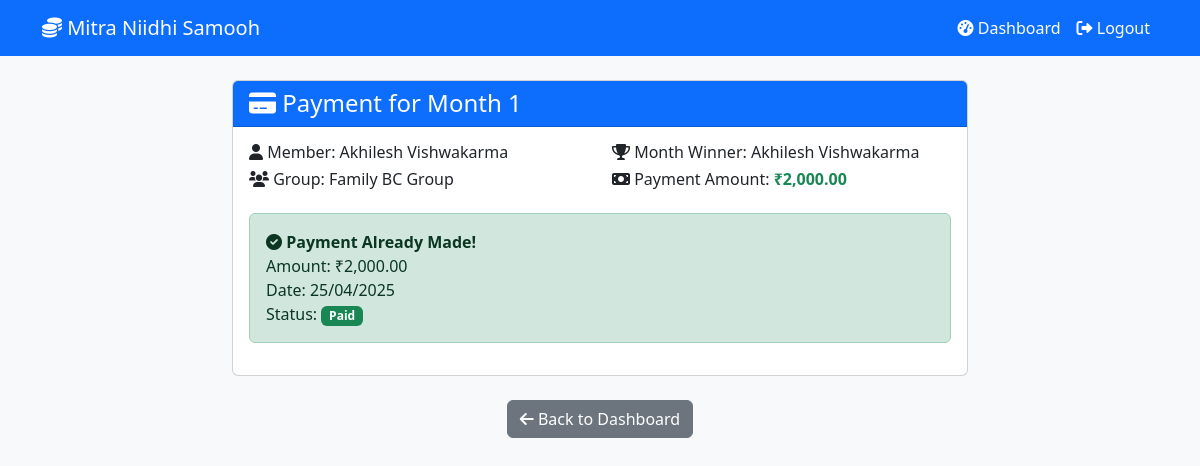
The page /member_payment.php?month=1 (signed in) on the database its author committed.
### tables this page shows
CREATE TABLE members (
    id INT AUTO_INCREMENT PRIMARY KEY,
    group_id INT NOT NULL,
    member_name VARCHAR(100) NOT NULL,
    member_number INT NOT NULL,
    username VARCHAR(50),
    password VARCHAR(255),
    phone VARCHAR(15),
    email VARCHAR(100),
    status ENUM('active', 'inactive') DEFAULT 'active',
    created_at TIMESTAMP DEFAULT CURRENT_TIMESTAMP,
    FOREIGN KEY (group_id) REFERENCES bc_groups(id) ON DELETE CASCADE,
    UNIQUE KEY unique_member_per_group (group_id, member_number),
    UNIQUE KEY unique_username (username)
);

CREATE TABLE bc_groups (
    id INT AUTO_INCREMENT PRIMARY KEY,
    group_name VARCHAR(100) NOT NULL,
    total_members INT NOT NULL,
    monthly_contribution DECIMAL(10,2) NOT NULL,
    total_monthly_collection DECIMAL(10,2) NOT NULL,
    start_date DATE NOT NULL,
    status ENUM('active', 'completed') DEFAULT 'active',
    created_at TIMESTAMP DEFAULT CURRENT_TIMESTAMP
);

CREATE TABLE monthly_bids (
    id INT AUTO_INCREMENT PRIMARY KEY,
    group_id INT NOT NULL,
    month_number INT NOT NULL,
    taken_by_member_id INT,
    is_bid ENUM('Yes', 'No') DEFAULT 'No',
    bid_amount DECIMAL(10,2) DEFAULT 0,
    net_payable DECIMAL(10,2) DEFAULT 0,
    gain_per_member DECIMAL(10,2) DEFAULT 0,
    payment_date DATE,
    FOREIGN KEY (group_id) REFERENCES bc_groups(id) ON DELETE CASCADE,
    FOREIGN KEY (taken_by_member_id) REFERENCES members(id) ON DELETE SET NULL,
    UNIQUE KEY unique_month_per_group (group_id, month_number)
);

CREATE TABLE member_payments (
    id INT AUTO_INCREMENT PRIMARY KEY,
    group_id INT NOT NULL,
    member_id INT NOT NULL,
    month_number INT NOT NULL,
    payment_amount DECIMAL(10,2) NOT NULL,
    payment_status ENUM('paid', 'pending') DEFAULT 'pending',
    payment_date DATE,
    FOREIGN KEY (group_id) REFERENCES bc_groups(id) ON DELETE CASCADE,
    FOREIGN KEY (member_id) REFERENCES members(id) ON DELETE CASCADE,
    UNIQUE KEY unique_payment_per_member_month (group_id, member_id, month_number)
);

### config.php (called while the page is built, shortened)
<?php
function getDB() {
    static $pdo = null;
    if ($pdo === null) {
        try {
            $dsn = "mysql:host=" . DB_HOST . ";dbname=" . DB_NAME . ";charset=utf8mb4";
            $pdo = new PDO($dsn, DB_USER, DB_PASS, [
                PDO::ATTR_ERRMODE => PDO::ERRMODE_EXCEPTION,
                PDO::ATTR_DEFAULT_FETCH_MODE => PDO::FETCH_ASSOC
            ]);
        } catch (PDOException $e) {
            die("Database connection failed: " . $e->getMessage());
        }
    }
    return $pdo;
}
function getMemberById($memberId) {
    $pdo = getDB();
    $stmt = $pdo->prepare("SELECT * FROM members WHERE id = ?");
    $stmt->execute([$memberId]);
    return $stmt->fetch();
}
function formatDate($date) {
    return date('d/m/Y', strtotime($date));
}
function getGroupById($id) {
    $pdo = getDB();
    $stmt = $pdo->prepare("SELECT * FROM bc_groups WHERE id = ?");
    $stmt->execute([$id]);
    return $stmt->fetch();
}
function getMonthlyBids($groupId) {
    $pdo = getDB();
    $stmt = $pdo->prepare("
        SELECT mb.*, m.member_name
        FROM monthly_bids mb
        LEFT JOIN members m ON mb.taken_by_member_id = m.id
        WHERE mb.group_id = ?
        ORDER BY mb.month_number
    ");
    $stmt->execute([$groupId]);
    return $stmt->fetchAll();
}
function getMemberPayments($groupId) {
    $pdo = getDB();
    $stmt = $pdo->prepare("
        SELECT mp.*, m.member_name, m.member_number
        FROM member_payments mp
        JOIN members m ON mp.member_id = m.id
        WHERE mp.group_id = ?
        ORDER BY m.member_number, mp.month_number
    ");
    $stmt->execute([$groupId]);
    return $stmt->fetchAll();
}
?>

### member_payment.php (the view, shortened to what this page needs)
<?php
require_once 'config.php';
$member = getMemberById($_SESSION['member_id']);
$groupId = $member['group_id'];
$group = getGroupById($groupId);
$monthNumber = (int)($_GET['month'] ?? 0);
$monthlyBids = getMonthlyBids($groupId);
$memberPayments = getMemberPayments($groupId);
$monthBid = array_filter($monthlyBids, fn($b) => $b['month_number'] == $monthNumber);
$monthBid = reset($monthBid);
$existingPayment = array_filter($memberPayments, fn($p) =>
    $p['member_id'] == $member['id'] && $p['month_number'] == $monthNumber
);
$existingPayment = reset($existingPayment);
if ($monthBid) {
    $paymentAmount = $monthBid['gain_per_member'];
    $winnerName = $monthBid['member_name'];
} else {
    $paymentAmount = $group['monthly_contribution'];
    $winnerName = 'Not decided yet';
    $bidAmount = 0;
}
?>
<!DOCTYPE html>
<html lang="en">
<head>
    <link href="https://cdn.jsdelivr.net/npm/bootstrap@5.3.0/dist/css/bootstrap.min.css" rel="stylesheet">
    <link href="https://cdnjs.cloudflare.com/ajax/libs/font-awesome/6.0.0/css/all.min.css" rel="stylesheet">
</head>
<body class="bg-light">
    <nav class="navbar navbar-expand-lg navbar-dark bg-primary">
        <div class="container">
            <a class="navbar-brand" href="member_dashboard.php">
                <i class="fas fa-coins"></i> <?= APP_NAME ?>
            </a>
            <div class="navbar-nav ms-auto">
                <a class="nav-link text-white" href="member_dashboard.php">
                    <i class="fas fa-tachometer-alt"></i> Dashboard
                </a>
                <a class="nav-link text-white" href="logout.php">
                    <i class="fas fa-sign-out-alt"></i> Logout
                </a>
            </div>
        </div>
    </nav>
    <div class="container mt-4">
        <div class="row justify-content-center">
            <div class="col-lg-8">
                <div class="card mb-4">
                    <div class="card-header bg-primary text-white">
                        <h4 class="mb-0">
                            <i class="fas fa-credit-card"></i> Payment for Month <?= $monthNumber ?>
                        </h4>
                    </div>
                    <div class="card-body">
                        <div class="row">
                            <div class="col-md-6">
                                <h6><i class="fas fa-user"></i> Member: <?= htmlspecialchars($member['member_name']) ?></h6>
                                <h6><i class="fas fa-users"></i> Group: <?= htmlspecialchars($group['group_name']) ?></h6>
                            </div>
                            <div class="col-md-6">
                                <h6><i class="fas fa-trophy"></i> Month Winner: <?= htmlspecialchars($winnerName) ?></h6>
                                <h6><i class="fas fa-money-bill"></i> Payment Amount: <span class="text-success fw-bold">₹<?= number_format($paymentAmount, 2) ?></span></h6>
                            </div>
                        </div>
                        <?php if ($existingPayment): ?>
                            <div class="alert alert-success mt-3">
                                <i class="fas fa-check-circle"></i>
                                <strong>Payment Already Made!</strong><br>
                                Amount: ₹<?= number_format($existingPayment['payment_amount'], 2) ?><br>
                                Date: <?= formatDate($existingPayment['payment_date']) ?><br>
                                Status: <span class="badge bg-success"><?= ucfirst($existingPayment['payment_status']) ?></span>
                            </div>
                        <?php endif; ?>
                    </div>
                </div>
                <div class="text-center mb-4">
                    <a href="member_dashboard.php" class="btn btn-secondary">
                        <i class="fas fa-arrow-left"></i> Back to Dashboard
                    </a>
                </div>
            </div>
        </div>
    </div>
</body>
</html>

### rows shown on the page
members: member_name "Akhilesh Vishwakarma"
bc_groups: group_name "Family BC Group"
monthly_bids: gain_per_member "2,000.00"
member_payments: payment_amount "2,000.00", payment_date "25/04/2025", payment_status "Paid"

### other values the page prints
APP_NAME "Mitra Niidhi Samooh"
$monthNumber "1"
